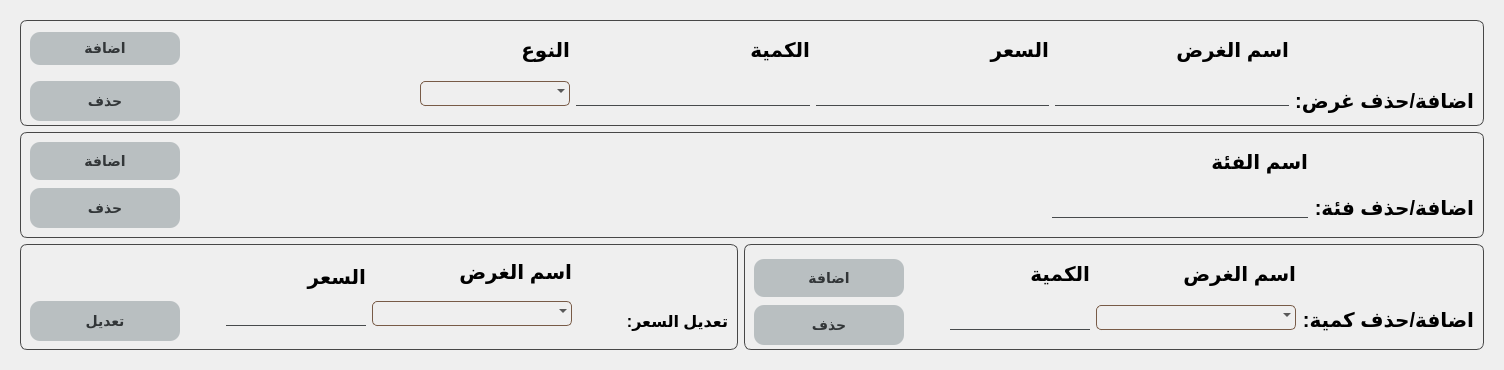
      <widget class="QWidget" name="page_2">
       <layout class="QGridLayout" name="gridLayout_6">
        <item row="0" column="0">
         <widget class="QFrame" name="control_frame">
          <property name="minimumSize">
           <size>
            <width>0</width>
            <height>230</height>
           </size>
          </property>
          <property name="styleSheet">
           <string notr="true">QFrame{
border:1px solid #474747;
border-radius:5px;
}
QLabel{
font-size:20px;
font-weight:bold;
}
#control_frame{
background-color:qlineargradient(x1: 0, y1: 0, x2: 0, y2: 1,
                                      stop: 0 #d9c4b6, stop: 1 #faf7f5);
border:none;
border-radius: 5px;
}
#opType{
padding:2px;
border:none;
border:1px solid rgba(120, 91, 71, 1);
border-radius:5px;

}
#opType::hover{
background-color: rgba(200,171,151,0.5);
border:none;
}
#OPsearch{
font-size:14px;
background-color:rgba(185,191,193,1);
color:#323638;
border-radius:10px;
font-weight:bold;
padding:2px;
}
#OPsearch::hover{
background-color: rgba(200,171,151,0.5);
}
QComboBox::down-arrow{
image:url(:/cashRegisterSystem2/media/arrow-down.png);
color:rgba(120, 91, 71, 1);
border-radius:5px;
}
#date_search::down-arrow{
image:url(:/cashRegisterSystem2/media/arrow-down.png);
}
#date_search::hover{
background-color: rgba(200,171,151,0.5);
}
#date_search{
padding:2px;
border:none;
border:1px solid rgba(120, 91, 71, 1);
border-radius:5px;
}

QPushButton::hover{
background-color: rgba(200,171,151,0.5);
}
#day_total_income{
border:2px solid  #e2d4c9;
border-radius:5px;
background-color:rgba(245,250,245,0.5);
}
QPlainTextEdit,QLineEdit{
background:transparent;
border:none;
border-bottom:1px solid #474a4c ;
font-size:15px;
color:#474a4c;
}
QComboBox::down-arrow{
image:url(:/cashRegisterSystem2/media/arrow-down.png);
color:rgba(120, 91, 71, 1);
border-radius:5px;
}
QComboBox::down-arrow::hover{
border-radius:5px;
}
QComboBox::hover{
background-color: rgba(200,171,151,0.5);
border:none;
}
QComboBox{
background:transparent;
border:1px solid rgba(120, 91, 71, 1);
border-radius:5px;
padding:2px;
margin-bottom:5px;
}

#controllingPrice{ 
border: 1px solid #474747;
border-radius: 7px;
}

#controllingQuantity{ 
border: 1px solid #474747;
border-radius: 7px;
}

#controllingProducts{ 
border: 1px solid #474747;
border-radius: 7px;
}

#controllingCategories{ 
border: 1px solid #474747;
border-radius: 7px;
}

#categoryName{
background:transparent;
border:none;
border-bottom:1px solid #474a4c ;
font-size:15px;
color:#474a4c;
}
QPushButton{
font-size:14px;
background-color:rgba(185,191,193,1);
color:#323638;
border-radius:10px;
font-weight:bold;
padding:1px;
}
#add_quantity,#add_category,#add_item{
margin-bottom:2px;
}
label_2,label,label_3,label_12{
margin-bottom:5px;
}
</string>
          </property>
          <property name="frameShape">
           <enum>QFrame::StyledPanel</enum>
          </property>
          <property name="frameShadow">
           <enum>QFrame::Raised</enum>
          </property>
          <layout class="QGridLayout" name="gridLayout_52">
           <item row="3" column="1">
            <widget class="QFrame" name="controllingPrice">
             <property name="styleSheet">
              <string notr="true"/>
             </property>
             <layout class="QGridLayout" name="gridLayout_53">
              <item row="1" column="3">
               <widget class="QLabel" name="label_29">
                <property name="minimumSize">
                 <size>
                  <width>0</width>
                  <height>30</height>
                 </size>
                </property>
                <property name="maximumSize">
                 <size>
                  <width>16777215</width>
                  <height>20</height>
                 </size>
                </property>
                <property name="styleSheet">
                 <string notr="true">border: none;</string>
                </property>
                <property name="text">
                 <string>السعر</string>
                </property>
               </widget>
              </item>
              <item row="2" column="0">
               <widget class="QPushButton" name="edit_price">
                <property name="minimumSize">
                 <size>
                  <width>150</width>
                  <height>40</height>
                 </size>
                </property>
                <property name="maximumSize">
                 <size>
                  <width>16777215</width>
                  <height>30</height>
                 </size>
                </property>
                <property name="cursor">
                 <cursorShape>PointingHandCursor</cursorShape>
                </property>
                <property name="text">
                 <string>تعديل</string>
                </property>
               </widget>
              </item>
              <item row="2" column="1">
               <spacer name="horizontalSpacer_23">
                <property name="orientation">
                 <enum>Qt::Horizontal</enum>
                </property>
                <property name="sizeHint" stdset="0">
                 <size>
                  <width>40</width>
                  <height>20</height>
                 </size>
                </property>
               </spacer>
              </item>
              <item row="2" column="3">
               <widget class="QLineEdit" name="item_price_price"/>
              </item>
              <item row="1" column="5">
               <widget class="QLabel" name="label_30">
                <property name="minimumSize">
                 <size>
                  <width>0</width>
                  <height>30</height>
                 </size>
                </property>
                <property name="maximumSize">
                 <size>
                  <width>16777215</width>
                  <height>200</height>
                 </size>
                </property>
                <property name="styleSheet">
                 <string notr="true">border: none;</string>
                </property>
                <property name="text">
                 <string>اسم الغرض</string>
                </property>
               </widget>
              </item>
              <item row="2" column="6">
               <widget class="QLabel" name="label_13">
                <property name="minimumSize">
                 <size>
                  <width>150</width>
                  <height>40</height>
                 </size>
                </property>
                <property name="maximumSize">
                 <size>
                  <width>16777215</width>
                  <height>30</height>
                 </size>
                </property>
                <property name="styleSheet">
                 <string notr="true">font-size: 16px;
border:none;</string>
                </property>
                <property name="text">
                 <string>تعديل السعر:</string>
                </property>
               </widget>
              </item>
              <item row="2" column="5">
               <widget class="QComboBox" name="item_name_price">
                <property name="minimumSize">
                 <size>
                  <width>200</width>
                  <height>30</height>
                 </size>
                </property>
                <property name="maximumSize">
                 <size>
                  <width>16777215</width>
                  <height>30</height>
                 </size>
                </property>
                <property name="cursor">
                 <cursorShape>PointingHandCursor</cursorShape>
                </property>
               </widget>
              </item>
             </layout>
            </widget>
           </item>
           <item row="3" column="2">
            <widget class="QFrame" name="controllingQuantity">
             <property name="styleSheet">
              <string notr="true"/>
             </property>
             <layout class="QGridLayout" name="gridLayout_54">
              <item row="2" column="0">
               <widget class="QPushButton" name="remove_quantity">
                <property name="minimumSize">
                 <size>
                  <width>150</width>
                  <height>40</height>
                 </size>
                </property>
                <property name="maximumSize">
                 <size>
                  <width>16777215</width>
                  <height>30</height>
                 </size>
                </property>
                <property name="cursor">
                 <cursorShape>PointingHandCursor</cursorShape>
                </property>
                <property name="text">
                 <string>حذف</string>
                </property>
               </widget>
              </item>
              <item row="0" column="3">
               <widget class="QLabel" name="label_31">
                <property name="styleSheet">
                 <string notr="true">border: none;</string>
                </property>
                <property name="text">
                 <string>اسم الغرض</string>
                </property>
               </widget>
              </item>
              <item row="0" column="2">
               <widget class="QLabel" name="label_22">
                <property name="styleSheet">
                 <string notr="true">border: none;</string>
                </property>
                <property name="text">
                 <string>الكمية</string>
                </property>
               </widget>
              </item>
              <item row="0" column="0">
               <widget class="QPushButton" name="add_quantity">
                <property name="minimumSize">
                 <size>
                  <width>150</width>
                  <height>40</height>
                 </size>
                </property>
                <property name="maximumSize">
                 <size>
                  <width>16777215</width>
                  <height>30</height>
                 </size>
                </property>
                <property name="cursor">
                 <cursorShape>PointingHandCursor</cursorShape>
                </property>
                <property name="text">
                 <string>اضافة</string>
                </property>
               </widget>
              </item>
              <item row="2" column="3">
               <widget class="QComboBox" name="item_name_quantity">
                <property name="minimumSize">
                 <size>
                  <width>200</width>
                  <height>30</height>
                 </size>
                </property>
                <property name="maximumSize">
                 <size>
                  <width>1000</width>
                  <height>16777215</height>
                 </size>
                </property>
                <property name="cursor">
                 <cursorShape>PointingHandCursor</cursorShape>
                </property>
               </widget>
              </item>
              <item row="2" column="2">
               <widget class="QLineEdit" name="item_quantity_quantity"/>
              </item>
              <item row="2" column="4">
               <widget class="QLabel" name="label_9">
                <property name="minimumSize">
                 <size>
                  <width>150</width>
                  <height>40</height>
                 </size>
                </property>
                <property name="styleSheet">
                 <string notr="true">font-size:20px;
border:none;</string>
                </property>
                <property name="text">
                 <string>اضافة/حذف كمية:</string>
                </property>
               </widget>
              </item>
              <item row="2" column="1">
               <spacer name="horizontalSpacer_24">
                <property name="orientation">
                 <enum>Qt::Horizontal</enum>
                </property>
                <property name="sizeHint" stdset="0">
                 <size>
                  <width>40</width>
                  <height>20</height>
                 </size>
                </property>
               </spacer>
              </item>
             </layout>
            </widget>
           </item>
           <item row="0" column="1" colspan="2">
            <widget class="QFrame" name="controllingProducts">
             <property name="styleSheet">
              <string notr="true"/>
             </property>
             <layout class="QGridLayout" name="gridLayout_55">
              <item row="0" column="2">
               <widget class="QLabel" name="label_10">
                <property name="minimumSize">
                 <size>
                  <width>150</width>
                  <height>40</height>
                 </size>
                </property>
                <property name="styleSheet">
                 <string notr="true">border: none;</string>
                </property>
                <property name="text">
                 <string>النوع</string>
                </property>
               </widget>
              </item>
              <item row="0" column="6">
               <widget class="QLabel" name="label_15">
                <property name="styleSheet">
                 <string notr="true">border: none;</string>
                </property>
                <property name="text">
                 <string>اسم الغرض</string>
                </property>
               </widget>
              </item>
              <item row="2" column="1">
               <spacer name="horizontalSpacer_25">
                <property name="orientation">
                 <enum>Qt::Horizontal</enum>
                </property>
                <property name="sizeHint" stdset="0">
                 <size>
                  <width>40</width>
                  <height>20</height>
                 </size>
                </property>
               </spacer>
              </item>
              <item row="2" column="7">
               <widget class="QLabel" name="label_16">
                <property name="minimumSize">
                 <size>
                  <width>150</width>
                  <height>40</height>
                 </size>
                </property>
                <property name="maximumSize">
                 <size>
                  <width>16777215</width>
                  <height>30</height>
                 </size>
                </property>
                <property name="styleSheet">
                 <string notr="true">border:none;</string>
                </property>
                <property name="text">
                 <string>اضافة/حذف غرض:</string>
                </property>
               </widget>
              </item>
              <item row="2" column="2">
               <widget class="QComboBox" name="item_type_item">
                <property name="minimumSize">
                 <size>
                  <width>0</width>
                  <height>30</height>
                 </size>
                </property>
                <property name="cursor">
                 <cursorShape>PointingHandCursor</cursorShape>
                </property>
                <property name="currentIndex">
                 <number>-1</number>
                </property>
               </widget>
              </item>
              <item row="0" column="4">
               <widget class="QLabel" name="label_17">
                <property name="minimumSize">
                 <size>
                  <width>150</width>
                  <height>40</height>
                 </size>
                </property>
                <property name="styleSheet">
                 <string notr="true">border: none;</string>
                </property>
                <property name="text">
                 <string>السعر</string>
                </property>
               </widget>
              </item>
              <item row="0" column="0">
               <widget class="QPushButton" name="add_item">
                <property name="minimumSize">
                 <size>
                  <width>100</width>
                  <height>23</height>
                 </size>
                </property>
                <property name="maximumSize">
                 <size>
                  <width>16777215</width>
                  <height>35</height>
                 </size>
                </property>
                <property name="cursor">
                 <cursorShape>PointingHandCursor</cursorShape>
                </property>
                <property name="text">
                 <string>اضافة</string>
                </property>
               </widget>
              </item>
              <item row="0" column="3">
               <widget class="QLabel" name="label_18">
                <property name="minimumSize">
                 <size>
                  <width>150</width>
                  <height>40</height>
                 </size>
                </property>
                <property name="styleSheet">
                 <string notr="true">border: none;</string>
                </property>
                <property name="text">
                 <string>الكمية</string>
                </property>
               </widget>
              </item>
              <item row="2" column="0">
               <widget class="QPushButton" name="remove_item">
                <property name="minimumSize">
                 <size>
                  <width>150</width>
                  <height>40</height>
                 </size>
                </property>
                <property name="maximumSize">
                 <size>
                  <width>16777215</width>
                  <height>30</height>
                 </size>
                </property>
                <property name="cursor">
                 <cursorShape>PointingHandCursor</cursorShape>
                </property>
                <property name="text">
                 <string>حذف</string>
                </property>
               </widget>
              </item>
              <item row="2" column="6">
               <widget class="QLineEdit" name="item_name_item"/>
              </item>
              <item row="2" column="4">
               <widget class="QLineEdit" name="item_price_item"/>
              </item>
              <item row="2" column="3">
               <widget class="QLineEdit" name="item_quantity_item"/>
              </item>
             </layout>
            </widget>
           </item>
           <item row="1" column="1" colspan="2">
            <widget class="QFrame" name="controllingCategories">
             <property name="frameShape">
              <enum>QFrame::StyledPanel</enum>
             </property>
             <property name="frameShadow">
              <enum>QFrame::Raised</enum>
             </property>
             <layout class="QGridLayout" name="gridLayout_19">
              <item row="0" column="0">
               <widget class="QPushButton" name="add_category">
                <property name="minimumSize">
                 <size>
                  <width>150</width>
                  <height>40</height>
                 </size>
                </property>
                <property name="cursor">
                 <cursorShape>PointingHandCursor</cursorShape>
                </property>
                <property name="text">
                 <string>اضافة</string>
                </property>
               </widget>
              </item>
              <item row="1" column="3">
               <widget class="QLabel" name="label_19">
                <property name="minimumSize">
                 <size>
                  <width>150</width>
                  <height>40</height>
                 </size>
                </property>
                <property name="styleSheet">
                 <string notr="true">border:none;</string>
                </property>
                <property name="text">
                 <string>اضافة/حذف فئة:</string>
                </property>
               </widget>
              </item>
              <item row="0" column="2">
               <widget class="QLabel" name="label_32">
                <property name="styleSheet">
                 <string notr="true">border:none;</string>
                </property>
                <property name="text">
                 <string>اسم الفئة</string>
                </property>
               </widget>
              </item>
              <item row="0" column="1">
               <spacer name="horizontalSpacer_7">
                <property name="orientation">
                 <enum>Qt::Horizontal</enum>
                </property>
                <property name="sizeHint" stdset="0">
                 <size>
                  <width>40</width>
                  <height>20</height>
                 </size>
                </property>
               </spacer>
              </item>
              <item row="1" column="2">
               <widget class="QLineEdit" name="category_name">
                <property name="minimumSize">
                 <size>
                  <width>200</width>
                  <height>0</height>
                 </size>
                </property>
                <property name="maximumSize">
                 <size>
                  <width>256</width>
                  <height>16777215</height>
                 </size>
                </property>
               </widget>
              </item>
              <item row="1" column="0">
               <widget class="QPushButton" name="remove_category">
                <property name="minimumSize">
                 <size>
                  <width>150</width>
                  <height>40</height>
                 </size>
                </property>
                <property name="cursor">
                 <cursorShape>PointingHandCursor</cursorShape>
                </property>
                <property name="text">
                 <string>حذف</string>
                </property>
               </widget>
              </item>
             </layout>
            </widget>
           </item>
          </layout>
         </widget>
        </item>
       </layout>
      </widget>
